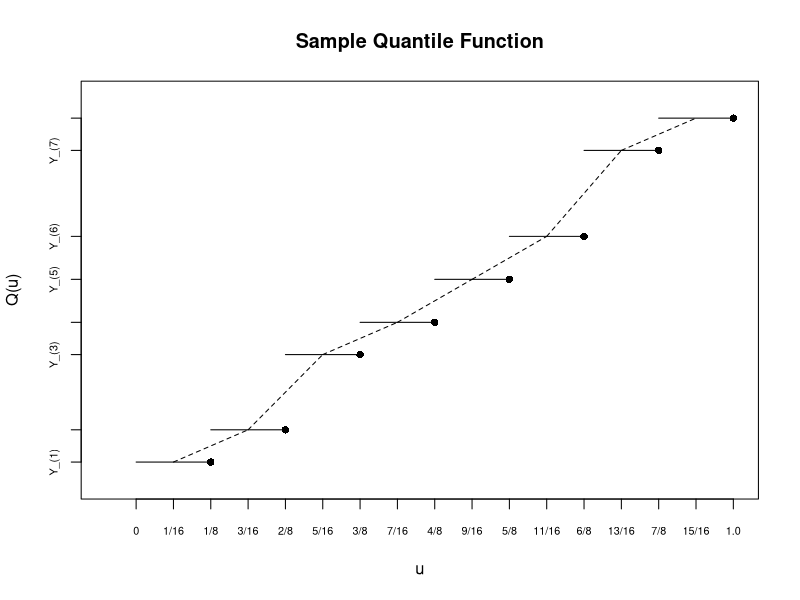

The R source for this figure:
#R code for plotting the sample quantile function  for a data set, n=8

#postscript("u:\\meth1\\psfiles\\quanC.ps",height=8,horizontal=F)


y =   c(  -4, -1, 6  , 9, 13 ,  17,   25, 28  )
y1 =   c(  -4, -1, 6  , 9, 13 ,  17,   25  )
y2 =   c(  -1, 6  , 9, 13 ,  17,   25, 28  )
edf = c(.125,    .25,  .375,   .5, .625,  .75, .875, 1.00)
mid1 = c(.0625, .1875, .3125,.4375,.5625,.6875,.8125)
mid2 = c( .1875, .3125,.4375,.5625,.6875,.8125, .9375)
#plot(edf,y,ylab="Q(u)",xlab="u",lab=c(17,8,4),xlim=c(0,1),ylim=c(0,30),
#yaxt="n",xaxt="n")
par(cex=.99)
plot(edf,y,ylab="Q(u)",xlab="u",lab=c(8,17,4),xlim=c(-.05,1.0),ylim=c(-6,30),
yaxt="n",xaxt="n",pch=16)
par(cex=.65)
axis(side=1,at=c(0,.0625,.125,.1875,.25,.3125,.375,.4375,.5,.5625,.625,.6875,.75,.8125,.875,.9375,1.0),
labels=c("0","1/16","1/8","3/16","2/8","5/16","3/8","7/16","4/8","9/16","5/8",
"11/16","6/8","13/16","7/8","15/16","1.0"),cex=.5)
par(cex=.65)
axis(side=2,at=c(-4,       -1,     6,      9,     13,         17,     25, 28),
labels=        c("Y_(1)","Y_(2)","Y_(3)","Y_(4)","Y_(5)","Y_(6)","Y_(7)","Y_(8)"))

segments(0  , -4,.125,-4)
segments(.125,-1, .25,-1)
segments(.25 ,6,.375,6)
segments(.375,9,.5, 9)
segments(.5,  13,.625,13)
segments(.625, 17,.75,17)
segments(.75, 25,.875,25)
segments(.875,28,1.0,28)

segments(mid1,y1,mid2,y2,lty=2)
par(cex=.99)
title("Sample Quantile Function")


#graphics.off()
